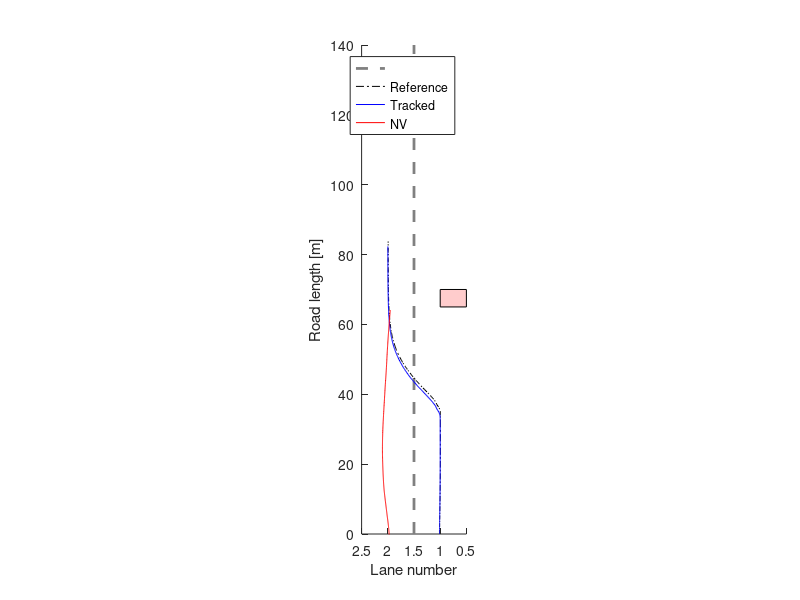
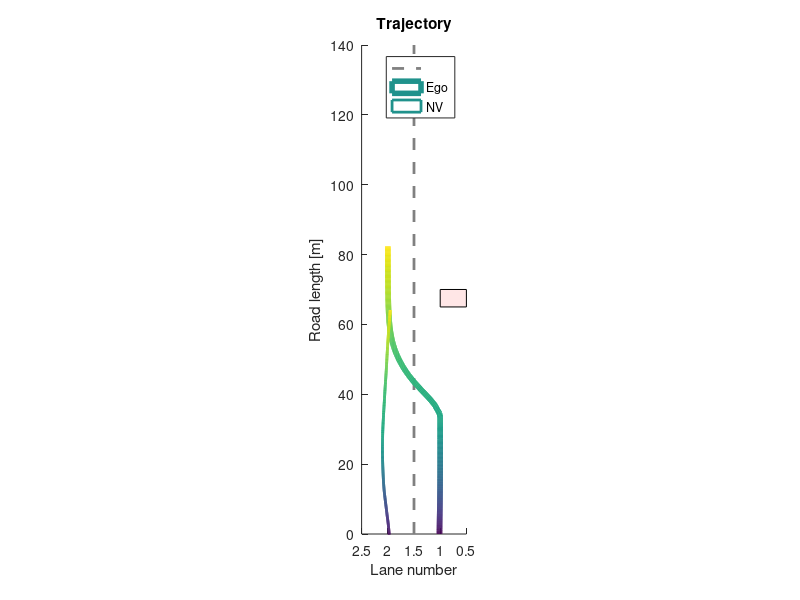

The MATLAB script that drew these images, in order: (Note: this script raises an error after producing the figures.)
% Viranjan Bhattacharyya
% EMC2 Lab Clemson University

clear, clc, close all

% log_data = load("log_jb3.txt");
% log_data = load("log_vb2.txt");
log_data = load("log_az2.txt");
%%
% start = 108;
% fin = 491;
% start = 95;
% fin = 742;
start = 210;
fin = 909;
X = log_data(start:fin, 1:5);
X_ref = log_data(start:fin, 7:11);
Ua = log_data(start:fin, 12);
Ul = log_data(start:fin, 13);
X_nv = log_data(start:fin, 15:18);
X_obs = log_data(start:fin, 20);
roadlength = 140;
%%
figure(1)
set (gca,'DataAspectRatio',[1 15 1],'Xdir','reverse','Xlim',[0.5 2.5],'Ylim',[0 roadlength])
hold on 
plot([1.5 1.5],[0 roadlength],'--','LineWidth',2,'Color',[0.5 0.5 0.5]) % lane marking
plot(X_ref(:,4),X_ref(:,1),'-.k')
plot(X(:,4),X(:,1),'b')
plot(X_nv(:,4),X_nv(:,1),'r')
rectangle('Position',[0.5 (X_obs(1)-5) 0.5 5],'FaceColor',[1 0.8 0.8])
xlabel('Lane number')
ylabel('Road length [m]')
legend('','Reference','Tracked','NV')
%%
figure(2)
set (gca,'DataAspectRatio',[1 15 1],'Xdir','reverse','Xlim',[0.5 2.5],'Ylim',[0 roadlength])
hold on 
plot([1.5 1.5],[0 roadlength],'--','LineWidth',2,'Color',[0.5 0.5 0.5]) % lane marking
l = X(:,4)';
s = X(:,1)';
z = zeros(size(s));
col = 1:(fin - start + 1);
surface([l;l],[s;s],[z;z],[col;col],...
        'facecol','no',...
        'edgecol','interp',...
        'linew',4);
l_nv = X_nv(:,4)';
s_nv = X_nv(:,1)';
surface([l_nv;l_nv],[s_nv;s_nv],[z;z],[col;col],...
        'facecol','no',...
        'edgecol','interp',...
        'linew',2);
rectangle('Position',[0.5 (X_obs(1)-5) 0.5 5],'FaceColor',[1 0.9 0.9])
xlabel('Lane number')
ylabel('Road length [m]')
legend('', 'Ego', 'NV')
title('Trajectory')
%%
RMSE = rmse(X_ref, X);
%%
figure(3)
subplot(211)
plot(Ua,'g')
hold on
plot(X(:,3));
ylabel('m/s^2')
legend('Command acceleration','Ego acceleration')
subplot(212)
plot(Ul,'g')
hold on
plot(X(:,4))
ylabel('Lane')
legend('Command lane', 'Ego')
%%
figure(4)
plot(Ua, 'g')
hold on
plot(X(:,3))
plot(X_ref(:,3))
ylim([-2 2])
ylabel('m/s^2')
legend('Commanded acceleration','Ego acceleration','Reference acceleration')
%%
figure(5)
plot(X(:,2))
hold on
plot(X_nv(:,2))
ylabel('m/s')
legend('Ego', 'NV')
title('Speed')